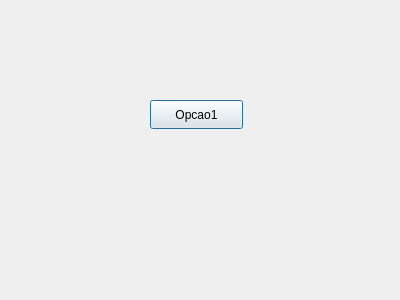
<?xml version="1.0" encoding="UTF-8"?>
<ui version="4.0">
 <class>mainMenu</class>
 <widget class="QDialog" name="mainMenu">
  <property name="geometry">
   <rect>
    <x>0</x>
    <y>0</y>
    <width>400</width>
    <height>300</height>
   </rect>
  </property>
  <property name="windowTitle">
   <string>Dialog</string>
  </property>
  <widget class="QPushButton" name="pushButton">
   <property name="geometry">
    <rect>
     <x>150</x>
     <y>100</y>
     <width>93</width>
     <height>29</height>
    </rect>
   </property>
   <property name="text">
    <string>Opcao1</string>
   </property>
  </widget>
 </widget>
 <resources/>
 <connections/>
</ui>
